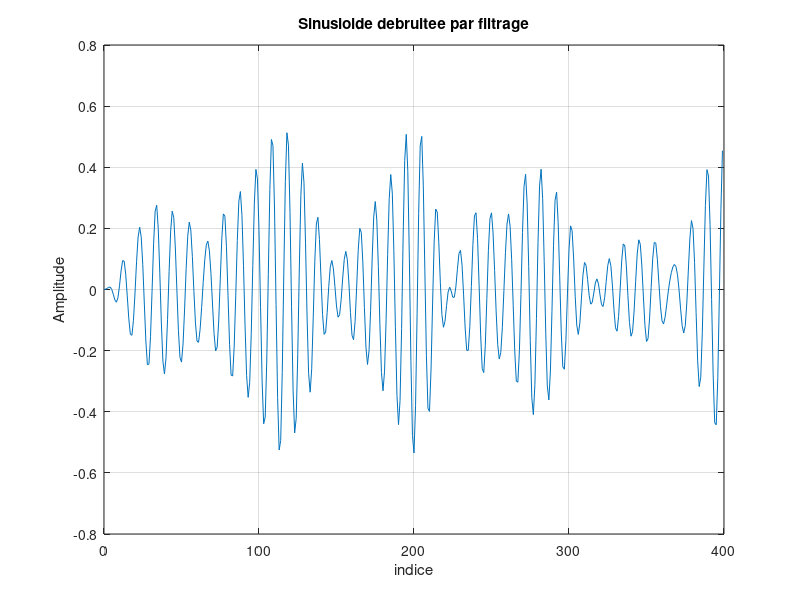
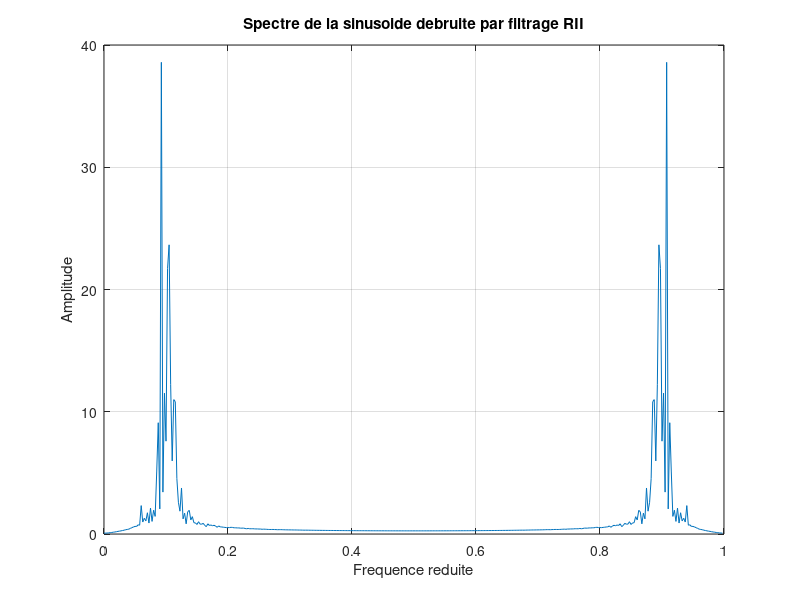

The MATLAB script that drew these images, in order:
load signal04
sound(x)

v0 = 0.1;

vc1=0.9*v0;
vc2=1.1*v0;
vatt1=0.75*v0;
vatt2=1.25*v0;
a=3;
b=20;
[N,wn] = buttord(2*[vc1 vc2],2*[vatt1 vatt2],a,b);
[B,A] = butter(N,wn);

y = filter(B,A,x);
N = length(y);
n=0:N-1;
figure
plot(n,y)
grid
xlabel('indice')
ylabel('Amplitude')
title('Sinusioide debruitee par filtrage')

N = length(y);
v = (0:N-1)/N;

figure
plot(v,abs(fft(y)))
grid
xlabel('Frequence reduite')
ylabel('Amplitude')
title('Spectre de la sinusoide debruite par filtrage RII')